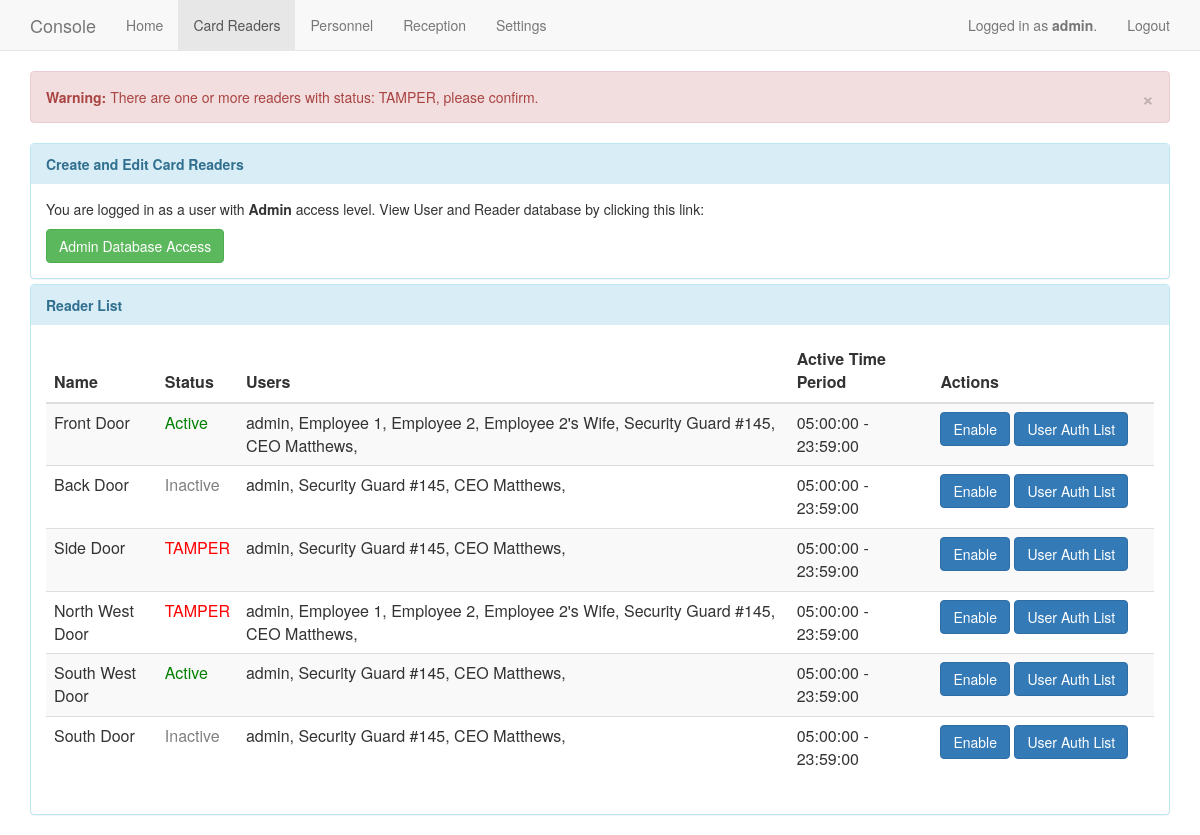
Page /readers (signed in) on the committed database.
### app/models.py (models this page shows, shortened)
class User(db.Model):
    id = db.Column(db.Integer, primary_key=True)
    username = db.Column(db.String(64), nullable=False)
    access = db.Column(db.Integer, nullable=False)
    cardid = db.Column(db.String(64), nullable=False)
    facid = db.Column(db.String(64), nullable=False)
    password = db.Column(db.String(64), nullable=False)
    receptionCurrentReader = db.Column(db.String(64), nullable=True)
    @property
    def is_authenticated(self):
        return True

class Reader(db.Model):
    id = db.Column(db.Integer, primary_key=True)
    name = db.Column(db.String(64), nullable=False)
    status = db.Column(db.Integer, nullable=False)
    users = db.Column(db.String(128), nullable=False)
    starttime = db.Column(db.Time, nullable=False)
    endtime = db.Column(db.Time, nullable=False)
    log = db.Column(db.String(256), nullable=False)

### app/views.py (the view)
@app.route("/readers")
@login_required
def readers():
	readers = Reader.query.all()
	users = User.query.all()
	for reader in readers:
		if reader.status == 2:
			flash("There are one or more readers with status: TAMPER, please confirm.", "warning")
			break
	if g.user.access != 99:
		flash("You are not logged in as a user capable of viewing settings. Please log in as admin.")
		return redirect("/index")
	return render_template("readers.html", title="Card Readers", readers=readers, users=users, user=g.user, navigation=navigation)

### app/views.py (called while the page is built)
@app.before_request
def before_request():
	g.user = current_user

@lm.user_loader
def load_user(id):
	return User.query.get(int(id))

### app/templates/readers.html (shortened to what this page needs)
{% extends "base.html" %}
{% block content %}
	<div class="panel-group">
		{% if user.access == 99 %}
		<div class="panel panel-info">
	        <div class="panel-heading"><strong>Create and Edit Card Readers</strong></div>
	        <div class="panel-body">
				<p>You are logged in as a user with <strong>Admin</strong> access level. View User and Reader database by clicking this link: </p>
				<a href="admin/user" class="btn btn-success">Admin Database Access</a>
	  		</div>
	  	</div>
		<div class="panel panel-info">
		    <div class="panel-heading"><strong>Reader List</strong></div>
		    <div class="panel-body">
				<table class="table table-striped">
					<thead>
						<tr>
							<th>Name</th>
							<th>Status</th>
							<th>Users</th>
							<th>Active Time Period</th>
							<th>Actions</th>
						</tr>
					</thead>
					<tbody>
					{% for reader in readers %}
						<tr>
							<td style="width:10%">{{ reader.name }}</td>
							{% if reader.status == 0 %}
							<td style="color:gray">Inactive</td>
							{% elif reader.status == 1 %}
							<td style="color:green">Active</td>
							{% else %}
							<td style="color:#ff0000" class="flash250">TAMPER</td>
							{% endif %}
							<td>
							{% for readeruser in reader.users %}
								{% for user in users %}
									{% if user.id|int() == readeruser|int() %}
										{{ user.username }},
									{% endif %}
								{% endfor %}
							{% endfor %}
							</td>
							<td>{{ reader.starttime }} - {{ reader.endtime}}</td>
							<td style="width:20%">
								<button class="btn btn-primary enable">Enable</button>
								<button class="btn btn-primary changeUserList" onclick="changeUserList({{ reader.id }})">User Auth List</button>
							</td>
						</tr>
					{% endfor %}
					</tbody>
				</table>
			</div>
		</div>
		{% endif %}
	</div>
{% endblock %}

### app/templates/base.html (shortened to what this page needs)
<html>
	<head>
		<link href="/static/css/bootstrap.min.css?q=123456" rel="stylesheet" media="screen">
	</head>
	<body>
		<nav class="navbar navbar-default navbar-static-top">
			<div class="container">
				<div class="navbar-header">
					<a class="navbar-brand" href="#">Console</a>
				</div>
				<div>
					<ul class="nav navbar-nav">
					{% if user.access == 4 %}
						{% if title == "Reception" %}
							<li><a href="index">Home</a></li>
							<li class="active"><a href="reception">Reception</a></li>
						{% else %}
							<li class="active"><a href="index">Home</a></li>
							<li><a href="reception">Reception</a></li>
						{% endif %}
					{% elif user.access != 4 %}
						{% for navitem in navigation %}
							{% if navitem.name == title %}
								<li class="active">
							{% else %}
								<li>
							{% endif %}
							<a href="{{ navitem.link }}">{{ navitem.name }}</a></li>
						{% endfor %}
					{% endif %}
					</ul>
				</div>
				<ul id="usernav" class="nav navbar-nav navbar-right">
					{% if user is defined %}
						<li style="vertical-align:center">
							<a href="#">Logged in as {% if g.user.access == 99 %}<strong>{{ user.username }}</strong>{% else %}{{ user.username }}{% endif %}.</a>
						</li>
						<li>
							<a href="{{ url_for('logout') }}">Logout</a>
						</li>
					{% endif %}
				</ul>
			</div>
		</nav>
		<div class="container">
		{% with messages = get_flashed_messages(with_categories=true) %}
	        {% for category, message in messages %}
	        {% if category == "error" %}
	            <div class="alert alert-danger"><strong>Error: </strong>{{ message }} </div>
	        {% elif category == "warning" %}
	        	<div class="alert alert-warning warning"><strong>Warning: </strong>{{ message }} <a href="#" class="close" data-dismiss="alert" aria-label="close">&times;</a>  </div>
        	{% else %}
	        	<div class="alert alert-success">{{ message }} </div>
	        {% endif %}
	        {% endfor %}
    	{% endwith %}
		{% block content%}{% endblock %}
		</div>
	</body>
</html>

### rows in the picture
User: username "admin"
Reader: name "Front Door", status "Active", starttime "05:00:00", endtime "23:59:00"
User: username "Employee 1"
User: username "Employee 2"
User: username "Employee 2's Wife"
User: username "Security Guard #145"
User: username "CEO Matthews"
Reader: name "Back Door", status "Inactive", starttime "05:00:00", endtime "23:59:00"
Reader: name "Side Door", status "TAMPER", starttime "05:00:00", endtime "23:59:00"
Reader: name "North West Door", status "TAMPER", starttime "05:00:00", endtime "23:59:00"
Reader: name "South West Door", status "Active", starttime "05:00:00", endtime "23:59:00"
Reader: name "South Door", status "Inactive", starttime "05:00:00", endtime "23:59:00"

### other values in the picture
{{ navitem.name }} "Home" "Card Readers" "Personnel" "Reception" "Settings"
{{ message }} "There are one or more readers with status: TAMPER, please confirm."
